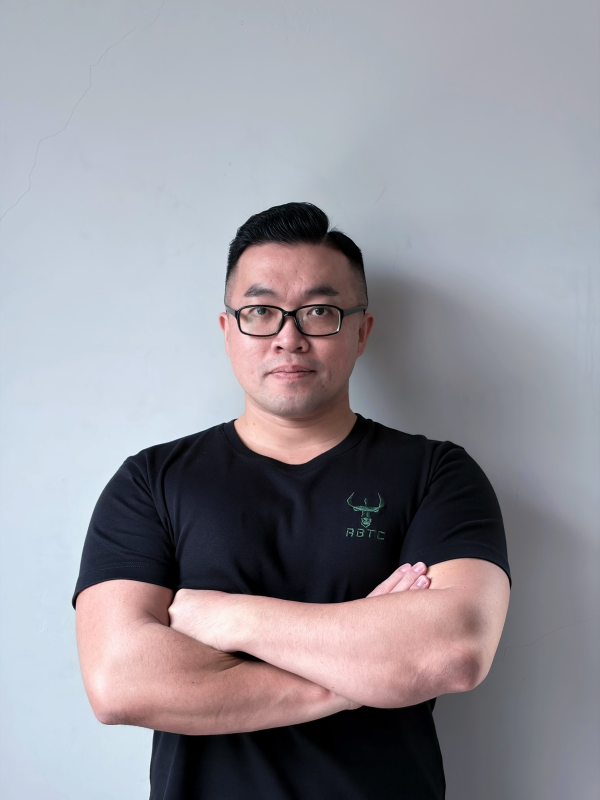
#> input picture photos/Adam_web.jpg, 1200 x 1600 px (shown at 1/2 size); its folder holds 4 pictures in this run
$ python normalize_faces.py
#> lines starting #> are read from the running program, lines starting #| are printed output that depends on the picture
"""Normalize face size across all coach photos.

For each *_web.jpg in photos/:
  1. Detect the largest face with OpenCV Haar cascade
  2. Compute crop so face height = TARGET_FACE_RATIO of output height
  3. Center horizontally on face, anchor face top near TOP_MARGIN_RATIO
  4. Output to photos/{name}_norm.jpg with fixed aspect ratio (3:4 portrait)
"""
from pathlib import Path
import cv2

SRC = Path(r"C:\Users\User\coach-cards\photos")
OUT_W, OUT_H = 900, 1200            # 3:4 portrait
TARGET_FACE_RATIO = 0.22            # face height = 22% of output height
TOP_MARGIN_RATIO  = 0.13            # face top sits 13% from top of crop
QUALITY = 92

cascade = cv2.CascadeClassifier(cv2.data.haarcascades + "haarcascade_frontalface_default.xml")

def detect_face(img):
    gray = cv2.cvtColor(img, cv2.COLOR_BGR2GRAY)
    faces = cascade.detectMultiScale(gray, scaleFactor=1.1, minNeighbors=5, minSize=(80, 80))
    if len(faces) == 0:
        return None
    # Pick the largest face
    return max(faces, key=lambda f: f[2] * f[3])

for p in sorted(SRC.glob("*_web.jpg")):
    img = cv2.imread(str(p))
#> img is the input picture: shape (1600, 1200, 3); mean B, G, R 154.1, 146.6, 148.7
    if img is None:
        print(f"SKIP {p.name}: cannot read")
        continue
    h, w = img.shape[:2]
#> h = 1600; w = 1200
    face = detect_face(img)
#> in detect_face, `gray = cv2.cvtColor(img, cv2.COLOR_BGR2GRAY)`:
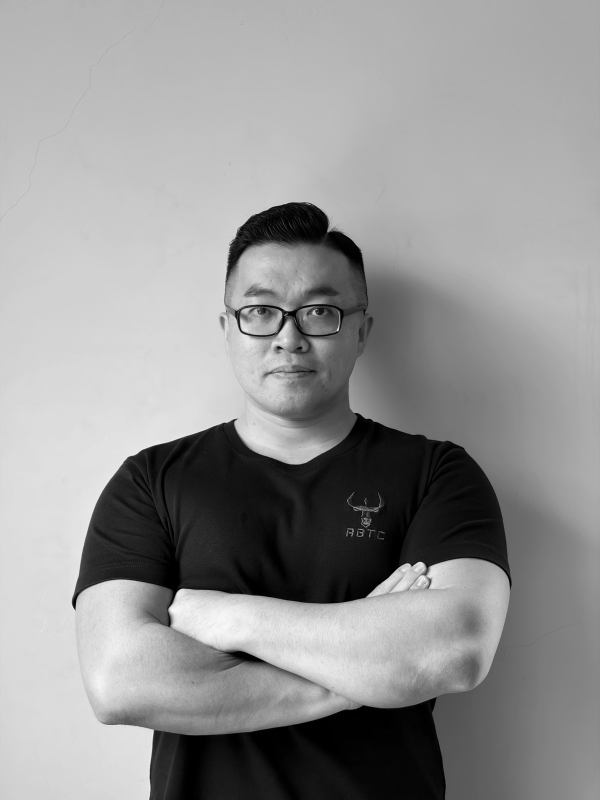
#> gray: shape (1600, 1200) (shown at 1/2 size); min 0, max 254, mean 148.1
#> in detect_face, `faces = cascade.detectMultiScale(gray, scaleFactor=1.1, minNeighbors=5..`: faces = [[418, 489, 350, 350]]
#> face = [418, 489, 350, 350]
    if face is None:
        print(f"WARN {p.name}: no face detected, skipped")
        continue
    fx, fy, fw, fh = face
#> fx = 418; fy = 489; fw = 350; fh = 350

    # Desired face height in output = TARGET_FACE_RATIO * OUT_H
    desired_face_h = TARGET_FACE_RATIO * OUT_H
    scale = desired_face_h / fh                       # how much to scale source to make face the right size
#> scale = 0.754

    # Resize source so face matches target
    new_w = int(round(w * scale))
#> new_w = 905
    new_h = int(round(h * scale))
#> new_h = 1207
    resized = cv2.resize(img, (new_w, new_h), interpolation=cv2.INTER_AREA if scale < 1 else cv2.INTER_LANCZOS4)

    # Face position in resized image
    rfx = fx * scale
#> rfx = 315.3
    rfy = fy * scale
#> rfy = 368.8
    rfw = fw * scale
#> rfw = 264
    rfh = fh * scale
#> rfh = 264
    face_cx = rfx + rfw / 2
#> face_cx = 447.3
    face_top = rfy
#> face_top = 368.8

    # Crop window: centered on face_cx, face_top sits at TOP_MARGIN_RATIO * OUT_H
    crop_x = int(round(face_cx - OUT_W / 2))
#> crop_x = -3
    crop_y = int(round(face_top - TOP_MARGIN_RATIO * OUT_H))
#> crop_y = 213

    # Clamp inside resized bounds; if image too small, pad
    pad_l = max(0, -crop_x)
#> pad_l = 3
    pad_t = max(0, -crop_y)
#> pad_t = 0
    pad_r = max(0, (crop_x + OUT_W) - new_w)
#> pad_r = 0
    pad_b = max(0, (crop_y + OUT_H) - new_h)
#> pad_b = 206
    if pad_l or pad_t or pad_r or pad_b:
        resized = cv2.copyMakeBorder(resized, pad_t, pad_b, pad_l, pad_r,
                                     cv2.BORDER_REPLICATE)
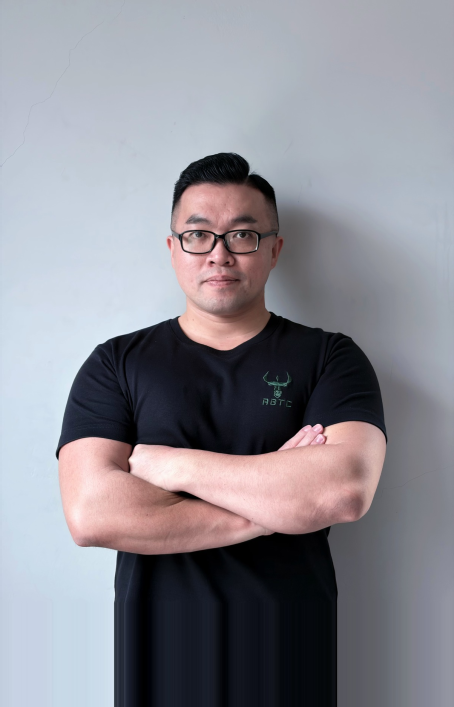
#> resized: shape (1413, 908, 3) (shown at 1/2 size); mean B, G, R 146.7, 138.8, 139.7
        crop_x += pad_l
#> crop_x = 0
        crop_y += pad_t

    crop = resized[crop_y:crop_y + OUT_H, crop_x:crop_x + OUT_W]
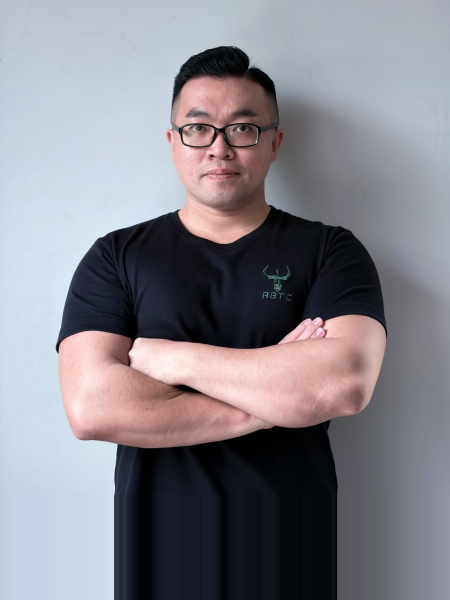
#> crop: shape (1200, 900, 3) (shown at 1/2 size); mean B, G, R 138.6, 131, 133.1
    out_path = SRC / p.name.replace("_web.jpg", "_norm.jpg")
    cv2.imwrite(str(out_path), crop, [cv2.IMWRITE_JPEG_QUALITY, QUALITY,
                                      cv2.IMWRITE_JPEG_PROGRESSIVE, 1])
    print(f"OK   {p.name} -> {out_path.name}  face={fw}x{fh}  scale={scale:.2f}  out={OUT_W}x{OUT_H}")
#| OK   Adam_web.jpg -> Adam_norm.jpg  face=350x350  scale=0.75  out=900x1200
#> pass 2 of the loop `for p in sorted(SRC.glob("*_web.jpg")):`:
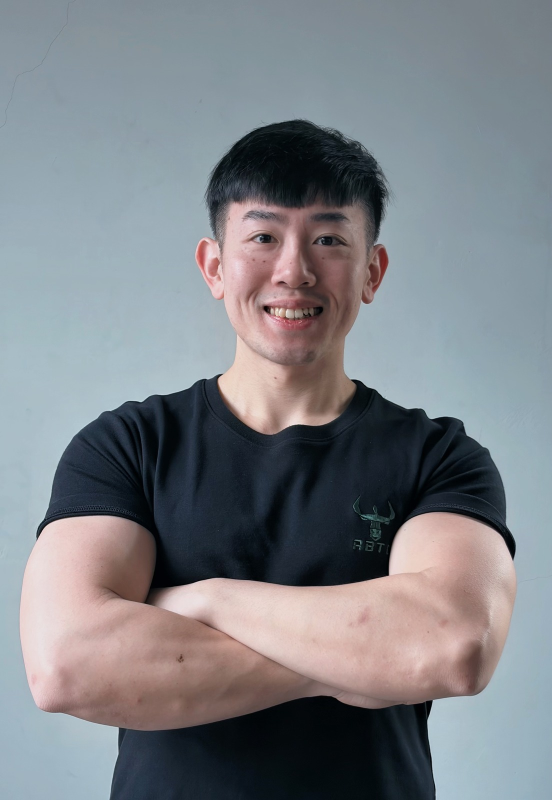
#> input picture photos/Apo_web.jpg, 1104 x 1600 px (shown at 1/2 size)
#> img is the input picture: shape (1600, 1104, 3); mean B, G, R 134.4, 129.2, 125.6
#> gray: shape (1600, 1104)
#> face = [415, 340, 353, 353]
#> fx = 415; fy = 340; fw = 353
#> scale = 0.748
#> new_w = 826
#> new_h = 1197
#> rfx = 310.4
#> rfy = 254.3
#> face_cx = 442.4
#> face_top = 254.3
#> `crop_x = int(round(face_cx - OUT_W / 2))`: crop_x = -8
#> crop_y = 98
#> pad_l = 8
#> pad_r = 66
#> pad_b = 101
#> `resized = cv2.copyMakeBorder(resized, pad_t, pad_b, pad_l, pad_r, cv2...`:
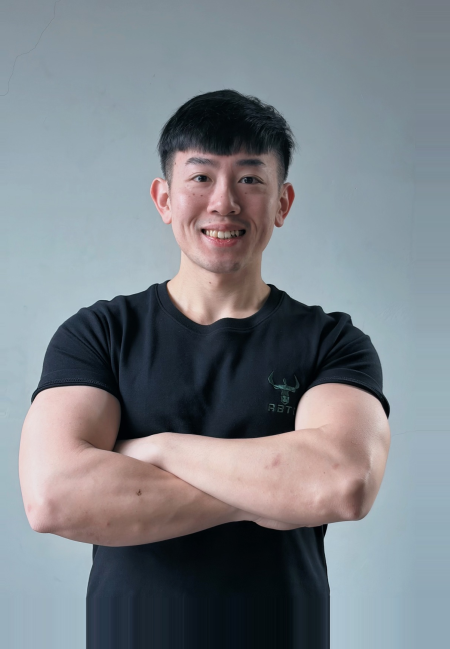
#> resized: shape (1298, 900, 3) (shown at 1/2 size); mean B, G, R 135, 128.9, 123.4
#> `crop_x += pad_l`: crop_x = 0
#> `crop = resized[crop_y:crop_y + OUT_H, crop_x:crop_x + OUT_W]`:
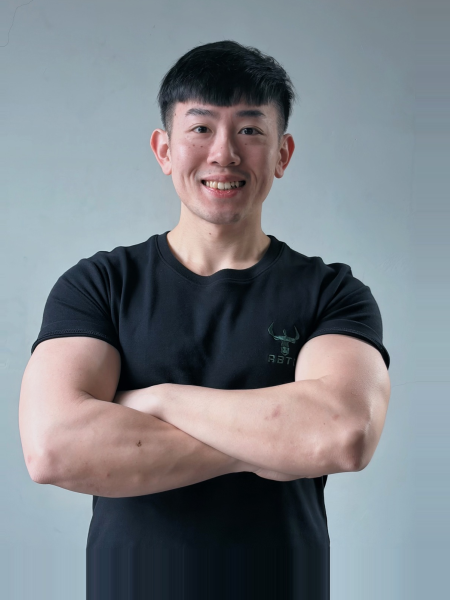
#> crop: shape (1200, 900, 3) (shown at 1/2 size); mean B, G, R 133.9, 128, 123
#| OK   Apo_web.jpg -> Apo_norm.jpg  face=353x353  scale=0.75  out=900x1200
